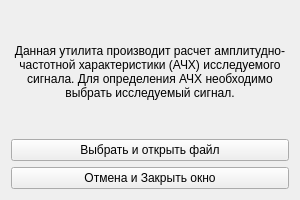
<?xml version="1.0" encoding="UTF-8"?>
<ui version="4.0">
 <class>MyForm</class>
 <widget class="QWidget" name="MyForm">
  <property name="geometry">
   <rect>
    <x>0</x>
    <y>0</y>
    <width>300</width>
    <height>200</height>
   </rect>
  </property>
  <property name="windowTitle">
   <string>АЧХ сигнала</string>
  </property>
  <layout class="QVBoxLayout" name="verticalLayout_2">
   <item>
    <layout class="QVBoxLayout" name="verticalLayout">
     <item>
      <widget class="QLabel" name="label">
       <property name="text">
        <string>Данная утилита производит расчет амплитудно-частотной характеристики (АЧХ) исследуемого сигнала. Для определения АЧХ необходимо выбрать исследуемый сигнал.</string>
       </property>
       <property name="textFormat">
        <enum>Qt::AutoText</enum>
       </property>
       <property name="alignment">
        <set>Qt::AlignCenter</set>
       </property>
       <property name="wordWrap">
        <bool>true</bool>
       </property>
      </widget>
     </item>
     <item>
      <widget class="QPushButton" name="btnOpen">
       <property name="text">
        <string>Выбрать и открыть файл</string>
       </property>
      </widget>
     </item>
     <item>
      <widget class="QPushButton" name="btnQuit">
       <property name="text">
        <string>Отмена и Закрыть окно</string>
       </property>
      </widget>
     </item>
    </layout>
   </item>
  </layout>
 </widget>
 <resources/>
 <connections/>
</ui>
